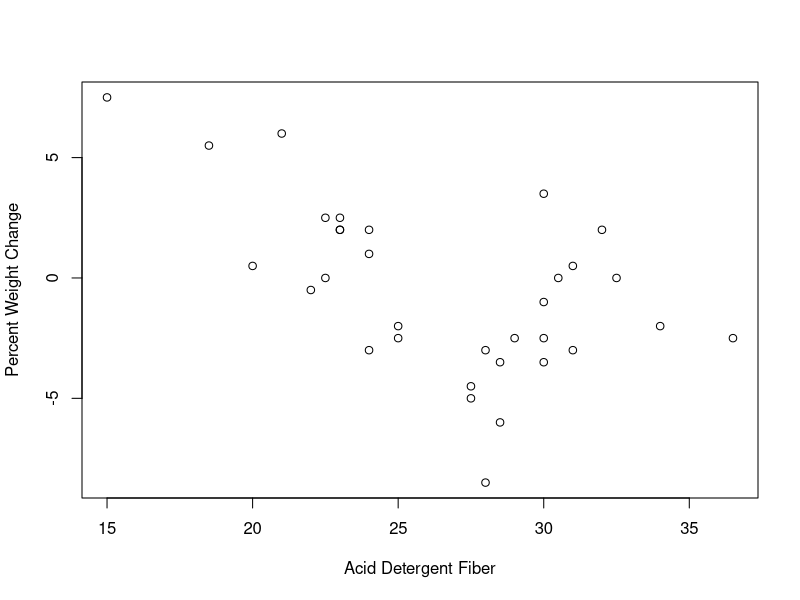

R code for this plot:
## ---- chunk 1
knitr::opts_chunk$set(echo = TRUE)
## ---- chunk 2
# a now holds the value of 2 and b holds the value of 5
a <- 2 
b <- 5
c <- a * b
d <- a ^ b
## ---- chunk 3
library(readxl)
## ---- chunk 4
column_names <- c("trial_num", "diet", "pct_weight_change", "efficiency", "acid_det_fiber")

df <- read_excel("Snowgeese.xls", col_names=column_names)
## ---- chunk 5
weight_change_plants <- df[df$diet == "Plants", "pct_weight_change"]
acid_diet_plants <- df[df$diet == "Plants", "acid_det_fiber"]
## ---- chunk 6
plot(
  x=acid_diet_plants$acid_det_fiber,
  y=weight_change_plants$pct_weight_change,
  xlab="Acid Detergent Fiber",
  ylab="Percent Weight Change",
)
